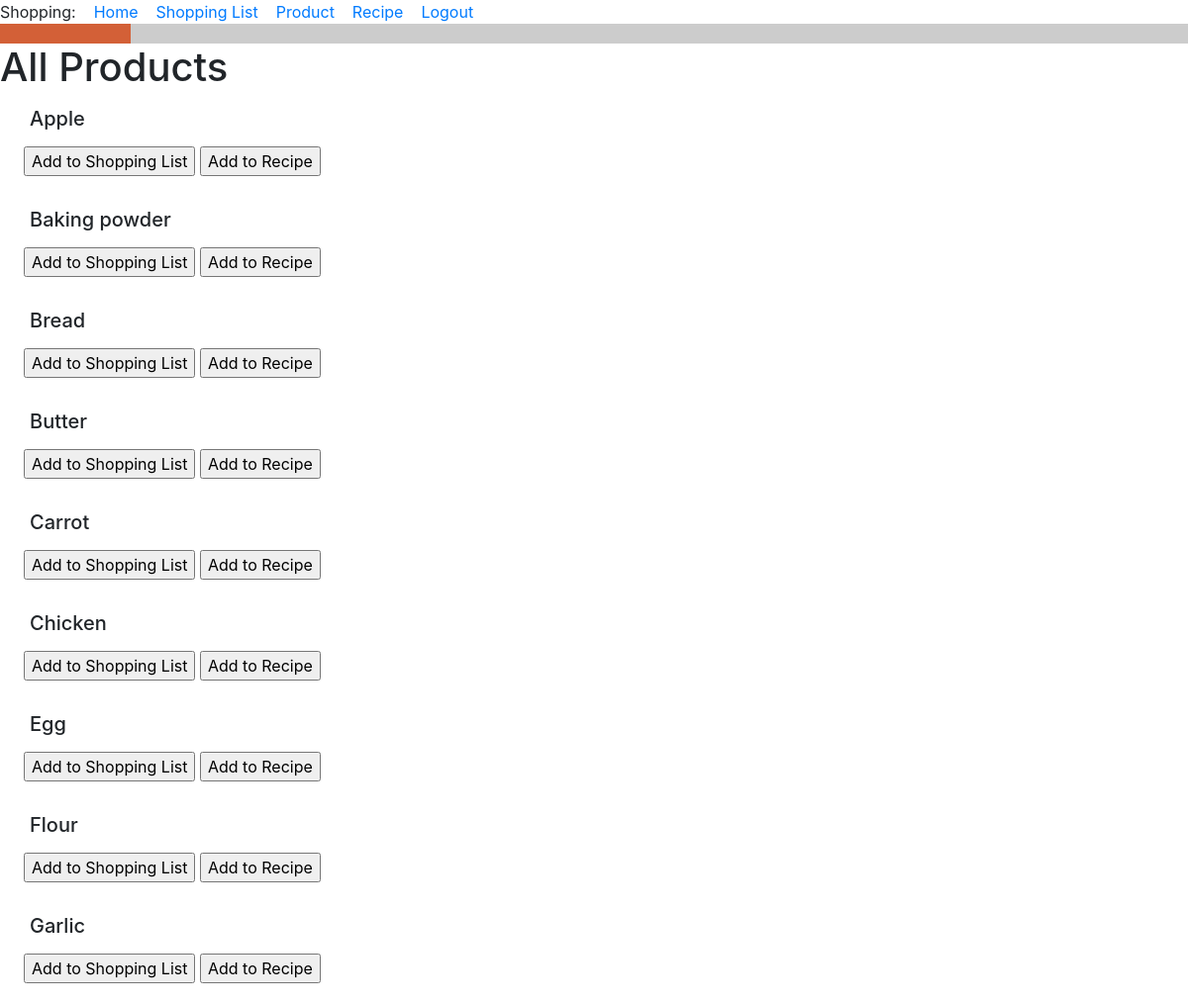
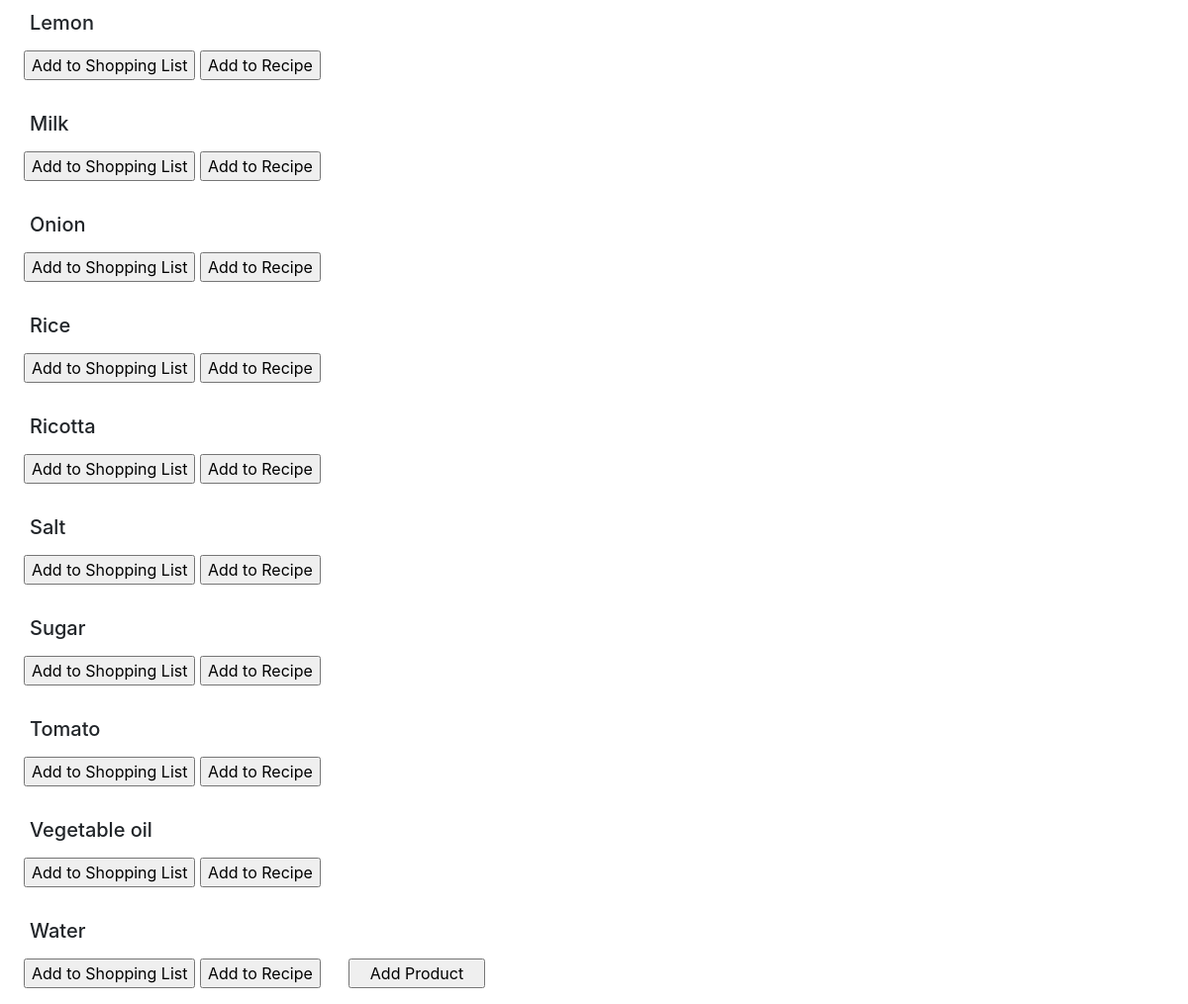
/all_products (signed in), run on the app's committed database (2 pictures, top to bottom).
### food_app/models.py (models this page shows, shortened)
class Product(db.Model):
    id = db.Column(db.Integer, primary_key=True)
    title = db.Column(db.String(256), index=True, unique=True, nullable=False)
    type_of_product = db.Column(db.String(120))
    unit_of_measure = db.Column(db.String(120))
    def __str__(self):
        return f'{self.title}'.capitalize()  # Big first letter only.

### food_app/routes.py (the view)
@app.route('/all_products', methods=['GET', 'POST'])
@login_required
def all_products():
    products = Product.query.order_by(Product.title)  # by ABC order
    return render_template('all_products.html', title='All Products', products=products)

### food_app/models.py (called while the page is built)
@login.user_loader
def load_user(id):
    return User.query.get(int(id))

### food_app/templates/all_products.html (shortened to what this page needs)
{% extends "base.html" %}
{% block content %}
<h1>All Products</h1>
{% for product in products %}
<h5>
    <div><p>
        <p style="margin-left:1.5em">{{ product }} </p></div>
</h5>
<head>
</head>
<form action="{{ url_for('add_product_to_list', product_id=product.id) }}">
    <p style="margin-left:1.5em"><input class="button" type="submit" value="Add to Shopping List"></p>
</form>
<form action="{{ url_for('add_product_to_recipe', product_id=product.id) }}">
    <input class="button" type="submit" value="Add to Recipe">
</form>
    {% endfor %}
<form>
    <p style="margin-left:1.5em"><input type="button" value="   Add Product   " onClick='location.href="add_product"'>
</form>
{% endblock %}

### food_app/templates/base.html (shortened to what this page needs)
<!doctype html>
<html lang="en">
<head>
    {% block head %}
    {% block styles %}
    {{ bootstrap.load_css() }}
    {% endblock %}
    {% endblock %}
<body>
{% block navigation %}
<div>
    Shopping:&#160&#160&#160
    <a href="{{ url_for('index') }}">Home</a>&#160&#160&#160
    <a href="{{ url_for('shopping_list') }}">Shopping List</a>&#160&#160&#160
    <a href="{{ url_for('product') }}">Product</a>&#160&#160&#160
    <a href="{{ url_for('recipe') }}">Recipe</a>&#160&#160&#160
    <a href="{{ url_for('logout') }}">Logout</a>
</div>
{% endblock %}
 <head>
 </head>
 <body>
  <div class="layer1">
   <div class="layer2">
   </div>
  </div>
 </body>
{% block content %}
{% endblock %}

### food_app/templates/base.html (style rules this page uses)
.layer1 { background-color: #D36037; }
.layer2 { margin-left: 11%; background-color: #ccc; padding: 10px; }

### food_app/templates/all_products.html (style rules this page uses)
form { display: inline-block; }

### data on the page
Product: title "Apple"
Product: title "Baking powder"
Product: title "Bread"
Product: title "Butter"
Product: title "Carrot"
Product: title "Chicken"
Product: title "Egg"
Product: title "Flour"
Product: title "Garlic"
Product: title "Lemon"
Product: title "Milk"
Product: title "Onion"
Product: title "Rice"
Product: title "Ricotta"
Product: title "Salt"
Product: title "Sugar"
Product: title "Tomato"
Product: title "Vegetable oil"
Product: title "Water"
